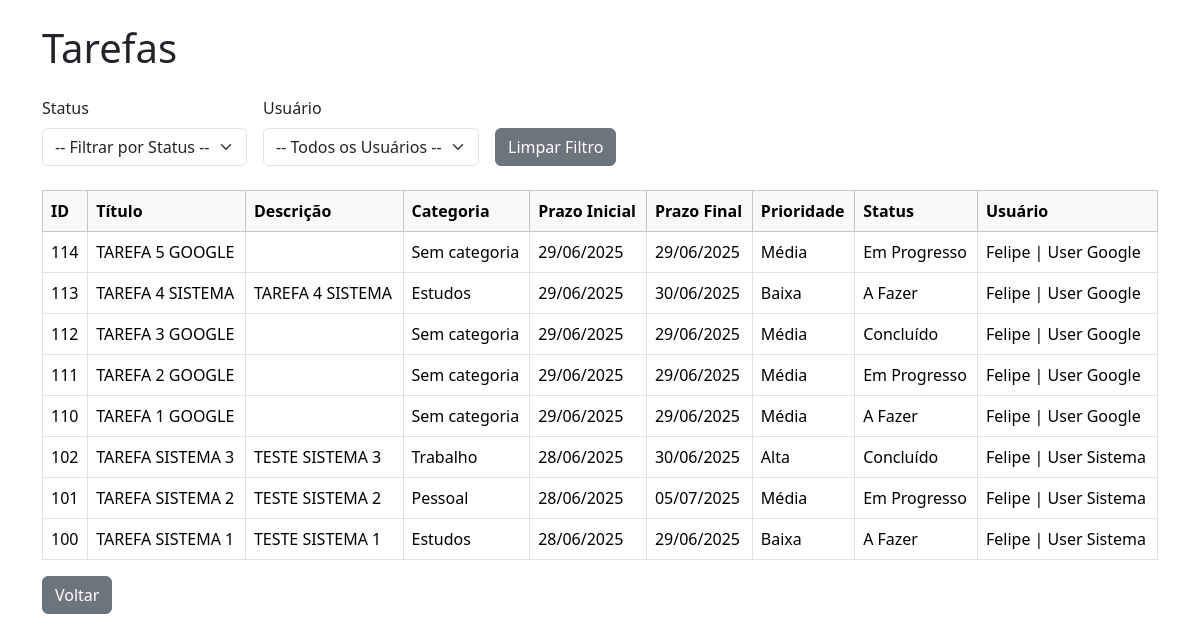
The page /tarefas.php (signed in) on the database its author committed.
### tables this page shows
CREATE TABLE `tarefas` (
  `id` int(11) NOT NULL,
  `titulo` varchar(255) DEFAULT NULL,
  `descricao` text DEFAULT NULL,
  `prazo_inicial` datetime DEFAULT NULL,
  `prazo_final` datetime DEFAULT NULL,
  `prazo` date DEFAULT NULL,
  `prioridade` enum('Baixa','Média','Alta') DEFAULT NULL,
  `concluida` tinyint(1) DEFAULT 0,
  `categoria_id` int(11) DEFAULT NULL,
  `status` enum('todo','inprogress','done') DEFAULT 'todo',
  `usuario_id` int(11) DEFAULT NULL,
  `ordem` int(11) DEFAULT 0,
  `evento_google_id` varchar(255) DEFAULT NULL,
  `event_id` varchar(255) DEFAULT NULL
);

CREATE TABLE `usuarios` (
  `id` int(11) NOT NULL,
  `nome` varchar(100) NOT NULL,
  `foto` varchar(255) DEFAULT NULL,
  `email` varchar(100) NOT NULL,
  `senha` varchar(255) NOT NULL,
  `telefone` varchar(30) DEFAULT NULL,
  `nivel` varchar(20) NOT NULL
);

CREATE TABLE `categorias` (
  `id` int(11) NOT NULL,
  `nome` varchar(100) NOT NULL
);

### tarefas.php (the view, shortened to what this page needs)
<?php
include 'conexao.php';
$usuario_id = $_SESSION['usuario_id'];
$stmt = $conn->prepare("SELECT nivel FROM usuarios WHERE id = ?");
$stmt->bind_param("i", $usuario_id);
$stmt->execute();
$stmt->bind_result($nivel_usuario);
$nivel_usuario = strtolower(trim($nivel_usuario));
$query = "SELECT t.id, t.titulo, t.descricao, t.status, t.prioridade, t.prazo_inicial, t.prazo_final,
                 c.nome AS categoria, u.nome AS usuario_nome
          FROM tarefas t
          LEFT JOIN categorias c ON t.categoria_id = c.id
          INNER JOIN usuarios u ON t.usuario_id = u.id
          WHERE 1=1";
$query .= " ORDER BY t.id DESC";
$stmt = $conn->prepare($query);
$stmt->execute();
$result = $stmt->get_result();
function traduzStatus($status) {
    return match ($status) {
        'todo' => 'A Fazer',
        'inprogress' => 'Em Progresso',
        'done' => 'Concluído',
        default => ucfirst($status)
    };
}
?>
<!DOCTYPE html>
<html lang="pt-br">
<head>
    <link href="https://cdn.jsdelivr.net/npm/bootstrap@5.3.3/dist/css/bootstrap.min.css" rel="stylesheet">
</head>
<body class="container mt-4">
    <h1 class="mb-4">Tarefas</h1>
    <form method="GET" class="row g-3 mb-4 align-items-end">
        <div class="col-auto">
            <label class="form-label">Status</label>
            <select name="status" class="form-select" onchange="this.form.submit()">
                <option value="">-- Filtrar por Status --</option>
            </select>
        </div>
        <?php if ($nivel_usuario === 'administrador'): ?>
            <div class="col-auto">
                <label class="form-label">Usuário</label>
                <select name="usuario" class="form-select" onchange="this.form.submit()">
                    <option value="">-- Todos os Usuários --</option>
                </select>
            </div>
        <?php endif; ?>
        <div class="col-auto">
            <a href="tarefas.php" class="btn btn-secondary">Limpar Filtro</a>
        </div>
    </form>
    <table class="table table-bordered table-hover">
        <thead class="table-light">
            <tr>
                <th>ID</th>
                <th>Título</th>
                <th>Descrição</th>
                <th>Categoria</th>
                <th>Prazo Inicial</th>
                <th>Prazo Final</th>
                <th>Prioridade</th>
                <th>Status</th>
                <th>Usuário</th>
            </tr>
        </thead>
        <tbody>
            <?php while ($t = $result->fetch_assoc()): ?>
                <tr>
                    <td><?= $t['id'] ?></td>
                    <td><?= htmlspecialchars($t['titulo']) ?></td>
                    <td><?= nl2br(htmlspecialchars($t['descricao'])) ?></td>
                    <td><?= htmlspecialchars($t['categoria'] ?? 'Sem categoria') ?></td>
                    <td><?= $t['prazo_inicial'] ? date('d/m/Y', strtotime($t['prazo_inicial'])) : '-' ?></td>
                    <td><?= $t['prazo_final'] ? date('d/m/Y', strtotime($t['prazo_final'])) : '-' ?></td>
                    <td><?= ucfirst(htmlspecialchars($t['prioridade'])) ?></td>
                    <td><?= traduzStatus($t['status']) ?></td>
                    <td><?= htmlspecialchars($t['usuario_nome']) ?></td>
                </tr>
            <?php endwhile; ?>
        </tbody>
    </table>
    <a href="index.php" class="btn btn-secondary">Voltar</a>
</body>
</html>

### rows shown on the page
tarefas: id "114", titulo "TAREFA 5 GOOGLE", categoria "Sem categoria", prazo_inicial "29/06/2025", prazo_final "29/06/2025", prioridade "Média", status "Em Progresso", usuario.nome "Felipe | User Google"
tarefas: id "113", titulo "TAREFA 4 SISTEMA", descricao "TAREFA 4 SISTEMA", categoria.nome "Estudos", prazo_inicial "29/06/2025", prazo_final "30/06/2025", prioridade "Baixa", status "A Fazer", usuario.nome "Felipe | User Google"
tarefas: id "112", titulo "TAREFA 3 GOOGLE", categoria "Sem categoria", prazo_inicial "29/06/2025", prazo_final "29/06/2025", prioridade "Média", status "Concluído", usuario.nome "Felipe | User Google"
tarefas: id "111", titulo "TAREFA 2 GOOGLE", categoria "Sem categoria", prazo_inicial "29/06/2025", prazo_final "29/06/2025", prioridade "Média", status "Em Progresso", usuario.nome "Felipe | User Google"
tarefas: id "110", titulo "TAREFA 1 GOOGLE", categoria "Sem categoria", prazo_inicial "29/06/2025", prazo_final "29/06/2025", prioridade "Média", status "A Fazer", usuario.nome "Felipe | User Google"
tarefas: id "102", titulo "TAREFA SISTEMA 3", descricao "TESTE SISTEMA 3", categoria.nome "Trabalho", prazo_inicial "28/06/2025", prazo_final "30/06/2025", prioridade "Alta", status "Concluído", usuario.nome "Felipe | User Sistema"
tarefas: id "101", titulo "TAREFA SISTEMA 2", descricao "TESTE SISTEMA 2", categoria.nome "Pessoal", prazo_inicial "28/06/2025", prazo_final "05/07/2025", prioridade "Média", status "Em Progresso", usuario.nome "Felipe | User Sistema"
tarefas: id "100", titulo "TAREFA SISTEMA 1", descricao "TESTE SISTEMA 1", categoria.nome "Estudos", prazo_inicial "28/06/2025", prazo_final "29/06/2025", prioridade "Baixa", status "A Fazer", usuario.nome "Felipe | User Sistema"
